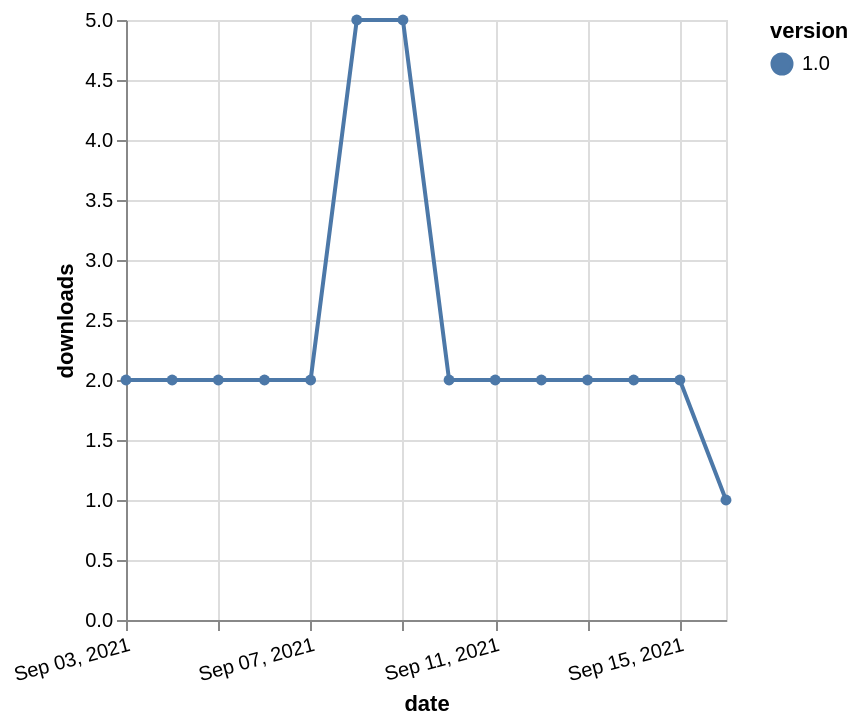

Vega-Lite specification for this chart:
### Vega-Lite specification from a JSON file in a GitHub repository (floating-point values rounded to 4 significant figures)
{"$schema": "https://vega.github.io/schema/vega-lite/v5.json", "description": "A simple bar chart with embedded data.", "data": {"values": [{"date": "2021-09-03", "total": 2669, "delta": 2, "version": "1.0"}, {"date": "2021-09-04", "total": 2671, "delta": 2, "version": "1.0"}, {"date": "2021-09-05", "total": 2673, "delta": 2, "version": "1.0"}, {"date": "2021-09-06", "total": 2675, "delta": 2, "version": "1.0"}, {"date": "2021-09-07", "total": 2677, "delta": 2, "version": "1.0"}, {"date": "2021-09-08", "total": 2682, "delta": 5, "version": "1.0"}, {"date": "2021-09-09", "total": 2687, "delta": 5, "version": "1.0"}, {"date": "2021-09-10", "total": 2689, "delta": 2, "version": "1.0"}, {"date": "2021-09-11", "total": 2691, "delta": 2, "version": "1.0"}, {"date": "2021-09-12", "total": 2693, "delta": 2, "version": "1.0"}, {"date": "2021-09-13", "total": 2695, "delta": 2, "version": "1.0"}, {"date": "2021-09-14", "total": 2697, "delta": 2, "version": "1.0"}, {"date": "2021-09-15", "total": 2699, "delta": 2, "version": "1.0"}, {"date": "2021-09-16", "total": 2700, "delta": 1, "version": "1.0"}]}, "width": "container", "mark": {"type": "line", "point": {"filled": true}}, "encoding": {"x": {"field": "date", "type": "temporal", "timeUnit": "yearmonthdate", "title": "date", "axis": {"labelAngle": -15}}, "y": {"field": "delta", "type": "quantitative", "title": "downloads"}, "color": {"field": "version", "type": "nominal"}, "tooltip": {"field": "delta"}}}
